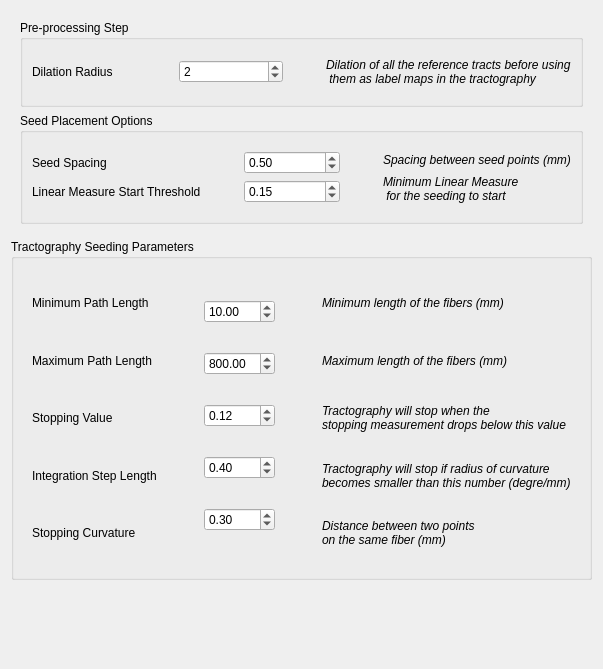
      <widget class="QWidget" name="tractography_param_tab">
       <attribute name="title">
        <string>Tractography</string>
       </attribute>
       <layout class="QVBoxLayout" name="verticalLayout_15">
        <property name="bottomMargin">
         <number>40</number>
        </property>
        <item>
         <widget class="QWidget" name="preprocessing_widget" native="true">
          <layout class="QVBoxLayout" name="verticalLayout_16">
           <property name="spacing">
            <number>6</number>
           </property>
           <property name="topMargin">
            <number>9</number>
           </property>
           <property name="bottomMargin">
            <number>0</number>
           </property>
           <item>
            <widget class="QGroupBox" name="preprocessing_groupBox">
             <property name="title">
              <string>Pre-processing Step</string>
             </property>
             <layout class="QGridLayout" name="gridLayout_10">
              <property name="leftMargin">
               <number>0</number>
              </property>
              <property name="rightMargin">
               <number>0</number>
              </property>
              <property name="horizontalSpacing">
               <number>25</number>
              </property>
              <property name="verticalSpacing">
               <number>0</number>
              </property>
              <item row="0" column="0">
               <widget class="QWidget" name="widget_18" native="true">
                <layout class="QVBoxLayout" name="verticalLayout_22">
                 <item>
                  <widget class="QLabel" name="dilation_radius_label">
                   <property name="text">
                    <string>Dilation Radius</string>
                   </property>
                  </widget>
                 </item>
                </layout>
               </widget>
              </item>
              <item row="0" column="1">
               <widget class="QWidget" name="widget_19" native="true">
                <layout class="QVBoxLayout" name="verticalLayout_21">
                 <item>
                  <widget class="QSpinBox" name="para_dilation_radius_spinBox">
                   <property name="value">
                    <number>2</number>
                   </property>
                  </widget>
                 </item>
                </layout>
               </widget>
              </item>
              <item row="0" column="2">
               <widget class="QWidget" name="widget_20" native="true">
                <layout class="QVBoxLayout" name="verticalLayout_23">
                 <item>
                  <widget class="QLabel" name="dilation_radius_descr_label">
                   <property name="font">
                    <font>
                     <italic>true</italic>
                    </font>
                   </property>
                   <property name="text">
                    <string>Dilation of all the reference tracts before using
 them as label maps in the tractography</string>
                   </property>
                  </widget>
                 </item>
                </layout>
               </widget>
              </item>
             </layout>
            </widget>
           </item>
          </layout>
         </widget>
        </item>
        <item>
         <widget class="QWidget" name="seed_placement_options_widget" native="true">
          <layout class="QVBoxLayout" name="verticalLayout_17">
           <property name="topMargin">
            <number>0</number>
           </property>
           <property name="bottomMargin">
            <number>0</number>
           </property>
           <item>
            <widget class="QGroupBox" name="seed_placement_options_groupBox">
             <property name="title">
              <string>Seed Placement Options</string>
             </property>
             <layout class="QGridLayout" name="gridLayout_8">
              <property name="leftMargin">
               <number>0</number>
              </property>
              <property name="rightMargin">
               <number>0</number>
              </property>
              <property name="horizontalSpacing">
               <number>25</number>
              </property>
              <property name="verticalSpacing">
               <number>0</number>
              </property>
              <item row="0" column="1" rowspan="3">
               <widget class="QWidget" name="widget_16" native="true">
                <layout class="QVBoxLayout" name="verticalLayout_18">
                 <item>
                  <widget class="QDoubleSpinBox" name="para_seedspacing_spinBox">
                   <property name="minimum">
                    <double>0.000000000000000</double>
                   </property>
                   <property name="maximum">
                    <double>10.000000000000000</double>
                   </property>
                   <property name="singleStep">
                    <double>0.100000000000000</double>
                   </property>
                   <property name="value">
                    <double>0.500000000000000</double>
                   </property>
                  </widget>
                 </item>
                 <item>
                  <widget class="QDoubleSpinBox" name="para_linearmeasure_spinBox">
                   <property name="maximum">
                    <double>10.000000000000000</double>
                   </property>
                   <property name="singleStep">
                    <double>0.050000000000000</double>
                   </property>
                   <property name="value">
                    <double>0.150000000000000</double>
                   </property>
                  </widget>
                 </item>
                </layout>
               </widget>
              </item>
              <item row="0" column="3" rowspan="3">
               <widget class="QWidget" name="widget_17" native="true">
                <layout class="QVBoxLayout" name="verticalLayout_20">
                 <item>
                  <widget class="QLabel" name="seedspacing_descr_label">
                   <property name="font">
                    <font>
                     <italic>true</italic>
                    </font>
                   </property>
                   <property name="text">
                    <string>Spacing between seed points (mm)</string>
                   </property>
                  </widget>
                 </item>
                 <item>
                  <widget class="QLabel" name="linearmeasure_descr_label">
                   <property name="font">
                    <font>
                     <italic>true</italic>
                    </font>
                   </property>
                   <property name="text">
                    <string>Minimum Linear Measure
 for the seeding to start</string>
                   </property>
                  </widget>
                 </item>
                </layout>
               </widget>
              </item>
              <item row="0" column="0" rowspan="3">
               <widget class="QWidget" name="widget_15" native="true">
                <layout class="QVBoxLayout" name="verticalLayout_19">
                 <item>
                  <widget class="QLabel" name="seedspacing_label">
                   <property name="text">
                    <string>Seed Spacing</string>
                   </property>
                  </widget>
                 </item>
                 <item>
                  <widget class="QLabel" name="linearmeasure_label">
                   <property name="text">
                    <string>Linear Measure Start Threshold</string>
                   </property>
                  </widget>
                 </item>
                </layout>
               </widget>
              </item>
             </layout>
            </widget>
           </item>
          </layout>
         </widget>
        </item>
        <item>
         <widget class="QWidget" name="tractography_seeding_parameters_widget" native="true">
          <layout class="QHBoxLayout" name="horizontalLayout_13">
           <property name="leftMargin">
            <number>0</number>
           </property>
           <property name="rightMargin">
            <number>0</number>
           </property>
           <item>
            <widget class="QGroupBox" name="tractograph_seeding_parameters_groupBox">
             <property name="title">
              <string>Tractography Seeding Parameters</string>
             </property>
             <layout class="QGridLayout" name="gridLayout_9">
              <property name="horizontalSpacing">
               <number>29</number>
              </property>
              <property name="verticalSpacing">
               <number>150</number>
              </property>
              <item row="0" column="0" rowspan="3">
               <widget class="QWidget" name="widget_21" native="true">
                <layout class="QVBoxLayout" name="verticalLayout_24">
                 <item>
                  <widget class="QLabel" name="minpathlength_label">
                   <property name="text">
                    <string>Minimum Path Length</string>
                   </property>
                  </widget>
                 </item>
                 <item>
                  <widget class="QLabel" name="maxpathlength_label">
                   <property name="text">
                    <string>Maximum Path Length</string>
                   </property>
                  </widget>
                 </item>
                 <item>
                  <widget class="QLabel" name="stoppingvalue_label">
                   <property name="text">
                    <string>Stopping Value</string>
                   </property>
                  </widget>
                 </item>
                 <item>
                  <widget class="QLabel" name="integrationsteplength_label">
                   <property name="text">
                    <string>Integration Step Length</string>
                   </property>
                  </widget>
                 </item>
                 <item>
                  <widget class="QLabel" name="stoppingcurvature_label">
                   <property name="text">
                    <string>Stopping Curvature</string>
                   </property>
                  </widget>
                 </item>
                </layout>
                <zorder>maxpathlength_label</zorder>
                <zorder>stoppingvalue_label</zorder>
                <zorder>minpathlength_label</zorder>
                <zorder>stoppingcurvature_label</zorder>
                <zorder>integrationsteplength_label</zorder>
               </widget>
              </item>
              <item row="0" column="1" rowspan="3">
               <widget class="QWidget" name="widget_22" native="true">
                <layout class="QVBoxLayout" name="verticalLayout_25">
                 <item>
                  <widget class="QDoubleSpinBox" name="para_minpathlength_spinBox">
                   <property name="maximum">
                    <double>200.000000000000000</double>
                   </property>
                   <property name="value">
                    <double>10.000000000000000</double>
                   </property>
                  </widget>
                 </item>
                 <item>
                  <widget class="QDoubleSpinBox" name="para_maxpathlength_spinBox">
                   <property name="maximum">
                    <double>2000.000000000000000</double>
                   </property>
                   <property name="value">
                    <double>800.000000000000000</double>
                   </property>
                  </widget>
                 </item>
                 <item>
                  <widget class="QDoubleSpinBox" name="para_stoppingvalue_spinBox">
                   <property name="maximum">
                    <double>1.000000000000000</double>
                   </property>
                   <property name="singleStep">
                    <double>0.010000000000000</double>
                   </property>
                   <property name="value">
                    <double>0.120000000000000</double>
                   </property>
                  </widget>
                 </item>
                 <item>
                  <widget class="QDoubleSpinBox" name="para_integrationsteplength_spinBox">
                   <property name="maximum">
                    <double>10.000000000000000</double>
                   </property>
                   <property name="singleStep">
                    <double>0.100000000000000</double>
                   </property>
                   <property name="value">
                    <double>0.400000000000000</double>
                   </property>
                  </widget>
                 </item>
                 <item>
                  <widget class="QDoubleSpinBox" name="para_stoppingcurvature_spinBox">
                   <property name="maximum">
                    <double>10.000000000000000</double>
                   </property>
                   <property name="singleStep">
                    <double>0.100000000000000</double>
                   </property>
                   <property name="value">
                    <double>0.300000000000000</double>
                   </property>
                  </widget>
                 </item>
                </layout>
               </widget>
              </item>
              <item row="0" column="3" rowspan="3">
               <widget class="QWidget" name="widget_23" native="true">
                <layout class="QVBoxLayout" name="verticalLayout_26">
                 <item>
                  <widget class="QLabel" name="minpathlength_descr_label">
                   <property name="font">
                    <font>
                     <weight>50</weight>
                     <italic>true</italic>
                     <bold>false</bold>
                     <strikeout>false</strikeout>
                     <kerning>true</kerning>
                    </font>
                   </property>
                   <property name="text">
                    <string>Minimum length of the fibers (mm)</string>
                   </property>
                  </widget>
                 </item>
                 <item>
                  <widget class="QLabel" name="maxpathlength_descr_label">
                   <property name="font">
                    <font>
                     <italic>true</italic>
                    </font>
                   </property>
                   <property name="text">
                    <string>Maximum length of the fibers (mm)</string>
                   </property>
                  </widget>
                 </item>
                 <item>
                  <widget class="QLabel" name="stoppingvalue_descr_label">
                   <property name="font">
                    <font>
                     <italic>true</italic>
                    </font>
                   </property>
                   <property name="text">
                    <string>Tractography will stop when the 
stopping measurement drops below this value</string>
                   </property>
                  </widget>
                 </item>
                 <item>
                  <widget class="QLabel" name="stoppingcurvature_descr_label">
                   <property name="font">
                    <font>
                     <italic>true</italic>
                    </font>
                   </property>
                   <property name="text">
                    <string>Tractography will stop if radius of curvature
becomes smaller than this number (degre/mm)</string>
                   </property>
                  </widget>
                 </item>
                 <item>
                  <widget class="QLabel" name="integrationsteplength_descr_label">
                   <property name="font">
                    <font>
                     <italic>true</italic>
                    </font>
                   </property>
                   <property name="text">
                    <string>Distance between two points 
on the same fiber (mm)</string>
                   </property>
                  </widget>
                 </item>
                </layout>
               </widget>
              </item>
             </layout>
            </widget>
           </item>
          </layout>
         </widget>
        </item>
        <item>
         <spacer name="verticalSpacer_6">
          <property name="orientation">
           <enum>Qt::Vertical</enum>
          </property>
          <property name="sizeHint" stdset="0">
           <size>
            <width>20</width>
            <height>40</height>
           </size>
          </property>
         </spacer>
        </item>
       </layout>
      </widget>
